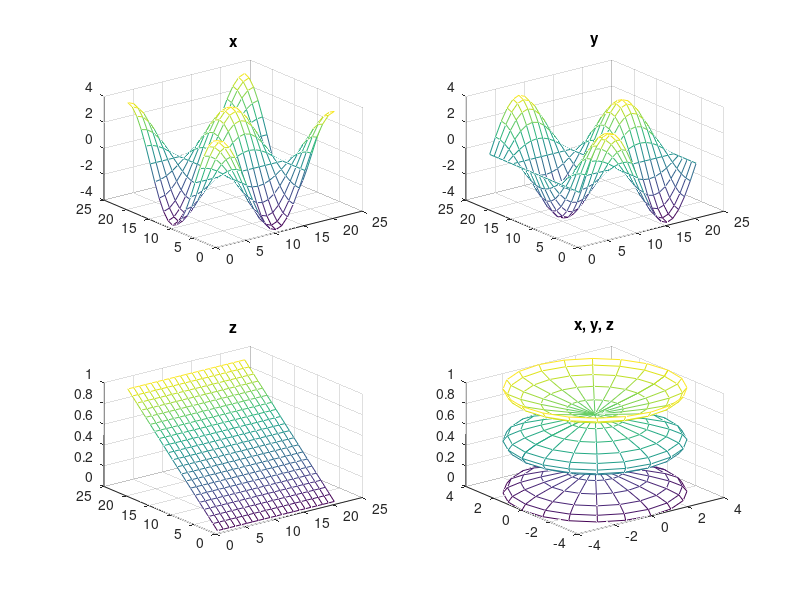

MATLAB code for this plot:
t = 0 : pi/10 : 2*pi;
[x, y, z] = cylinder(4*cos(t));

subplot(2,2,1);
mesh(x);
title('x');

subplot(2, 2, 2);
mesh(y);
title('y');

subplot(2, 2, 3);
mesh(z);
title('z');

subplot(2, 2, 4);
mesh(x, y, z);
title('x, y, z');